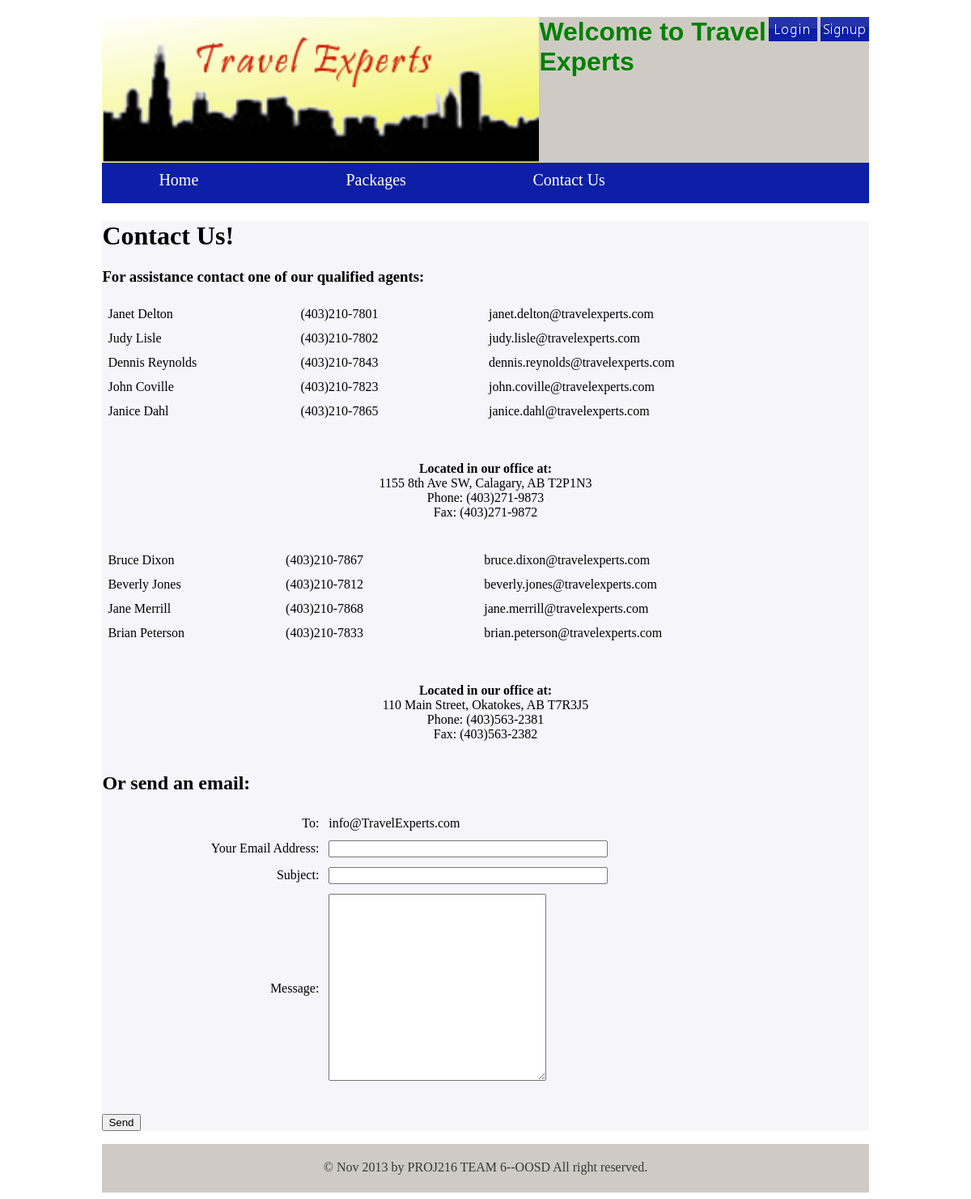
The page /contact.php on the database its author committed.
### tables this page shows
CREATE TABLE `Agents`
(`AgentId` INT NOT NULL AUTO_INCREMENT, 
`AgtFirstName` VARCHAR(20) NULL, 
`AgtMiddleInitial` VARCHAR(5) NULL, 
`AgtLastName` VARCHAR(20) NULL, 
`AgtBusPhone` VARCHAR(20) NULL, 
`AgtEmail` VARCHAR(50) NULL, 
`AgtPosition` VARCHAR(20) NULL, 
`AgencyId` INT NULL, 
PRIMARY KEY(`AgentId`)) ENGINE InnoDB;

CREATE TABLE `Agencies`
(`AgencyId` INT NOT NULL AUTO_INCREMENT, 
`AgncyAddress` VARCHAR(50) NULL, 
`AgncyCity` VARCHAR(50) NULL, 
`AgncyProv` VARCHAR(50) NULL, 
`AgncyPostal` VARCHAR(50) NULL, 
`AgncyCountry` VARCHAR(50) NULL, 
`AgncyPhone` VARCHAR(50) NULL, 
`AgncyFax` VARCHAR(50) NULL, 
PRIMARY KEY(`AgencyId`)) ENGINE InnoDB;

### contact.php (the view, shortened to what this page needs)
<?php
  $fromEmailAddr = isset($_POST['fromEmailAddr']) ? $_POST['fromEmailAddr'] : "";
  $emailSubject  = isset($_POST['emailSubject'])  ? $_POST['emailSubject']  : "";
  $emailMessage  = isset($_POST['emailMessage'])  ? $_POST['emailMessage']  : "";
?>
<!DOCTYPE html>
<html>
<head>
	<link href="./css/bk.css" rel="stylesheet" type="text/css">
</head>
<body>
	<div id="wrap">
      <?php	include_once("header.php"); ?>
<div id="content">
<?php
	function formatPhoneNumber($n){
		if( $n[0] != "(" ){
			$fn = "(" . substr($n, 0, 3) . ")";
			$fn .= substr($n, 3, 3) . "-" . substr($n, 6, 4);
			return $fn;
		}else if( $n[5] == " " ){
		$fn = substr($n, 0, 5) . substr($n, 6, 8);
		return $fn;
		}
	}
	$sql_agency="SELECT * FROM agencies;";
	$result=mysql_query($sql_agency) or die(mysql_error());
	print("<h1>Contact Us!</h1>");
	print("<h3>For assistance contact one of our qualified agents:</h3>");
	while ($row=mysql_fetch_assoc($result)) {
		$agencyid=$row['AgencyId'];
		$sql_agent="SELECT * from agents where AgencyId='".$agencyid."';";
		$sql_result=mysql_query($sql_agent) or die(mysql_error());
		if (mysql_num_rows($sql_result) > 0) {
			echo "<table align='center'>";
			while($row_agent=mysql_fetch_assoc($sql_result)) {
				echo "<tr>";
				echo "  <td>".$row_agent['AgtFirstName']." ".$row_agent['AgtLastName']."</td>";
				$phone = formatPhoneNumber($row_agent['AgtBusPhone']);
				echo "  <td>".$phone."</td><td></td>";
				echo "  <td>".$row_agent['AgtEmail']."</td>";
				echo "</tr>";
			}
			echo "</table>";
			echo "<p align='center'>";
			echo "<b>Located in our office at:</b><br>";
			echo $row['AgncyAddress'].", ";
			echo $row['AgncyCity'].", ";
			echo $row['AgncyProv']." ".$row['AgncyPostal']."<br>";
			$phone = formatPhoneNumber($row['AgncyPhone']);
			$fax   = formatPhoneNumber($row['AgncyFax']);
			echo "Phone: ".$phone."<br> Fax:  ".$fax."<br><br>";
			echo "</p>";
			}
		}
	print("<h2>Or send an email:</h2>");
?>
    <form method="post" name="emailForm">
        <table>
          <tr>
            <td align="right">To:</td>
      	    <td>info@TravelExperts.com</td>
          </tr>
          <tr>
            <td align="right">Your Email Address:</td>
      	    <td>
			  <input type="text" name="fromEmailAddr" size="40" maxlength="40"
      	                    value=<?= $fromEmailAddr ?>>
      	    </td>
          </tr>
          <tr>
            <td align="right">Subject:</td>
      	    <td>
			  <input type="text" name="emailSubject" size="40" maxlength="40"
      	                    value=<?= $emailSubject ?>>
      	    </td>
          </tr>
          <tr>
            <td align="right">Message:</td>
      	    <td>
			  <textarea name="emailMessage" rows="15" cols="31" maxlength="1000">
			  <?php print("$emailMessage"); ?>
			  </textarea>
      	    </td>
          </tr>
        </table>
        <input type="submit" name="sendButton" value="Send">
    </form>
</div>
<?php
	include_once("footer.php");
?>
		</div>
	</body>
</html>

### css/bk.css (style rules this page uses)
#wrap { width: 80%; margin: auto; }
#content { height: auto; background: #F5F5FA; }
table { background-color:#F5F5FA; width:100%; padding-bottom:30px; }
td { padding:5px; }

### rows shown on the page
agencies: AgncyAddress "1155 8th Ave SW", AgncyCity "Calagary", AgncyProv "AB", AgncyPostal "T2P1N3", AgncyPhone "(403)271-9873", AgncyFax "(403)271-9872"
agents: AgtFirstName "Janet", AgtLastName "Delton", AgtBusPhone "(403)210-7801", AgtEmail "janet.delton@travelexperts.com"
agents: AgtFirstName "Judy", AgtLastName "Lisle", AgtBusPhone "(403)210-7802", AgtEmail "judy.lisle@travelexperts.com"
agents: AgtFirstName "Dennis", AgtLastName "Reynolds", AgtBusPhone "(403)210-7843", AgtEmail "dennis.reynolds@travelexperts.com"
agents: AgtFirstName "John", AgtLastName "Coville", AgtBusPhone "(403)210-7823", AgtEmail "john.coville@travelexperts.com"
agents: AgtFirstName "Janice", AgtLastName "Dahl", AgtBusPhone "(403)210-7865", AgtEmail "janice.dahl@travelexperts.com"
agencies: AgncyAddress "110 Main Street", AgncyCity "Okatokes", AgncyProv "AB", AgncyPostal "T7R3J5", AgncyPhone "(403)563-2381", AgncyFax "(403)563-2382"
agents: AgtFirstName "Bruce", AgtLastName "Dixon", AgtBusPhone "(403)210-7867", AgtEmail "bruce.dixon@travelexperts.com"
agents: AgtFirstName "Beverly", AgtLastName "Jones", AgtBusPhone "(403)210-7812", AgtEmail "beverly.jones@travelexperts.com"
agents: AgtFirstName "Jane", AgtLastName "Merrill", AgtBusPhone "(403)210-7868", AgtEmail "jane.merrill@travelexperts.com"
agents: AgtFirstName "Brian", AgtLastName "Peterson", AgtBusPhone "(403)210-7833", AgtEmail "brian.peterson@travelexperts.com"
